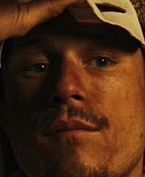
#> input picture man/face_1025.jpg, 145 x 177 px; its folder holds 4 pictures in this run
$ python faceTest.py
#> lines starting #> are read from the running program, lines starting #| are printed output that depends on the picture; pictures that were not available may be replaced by others from this repository, and a replacement may not be noted
import cv2
import numpy as np
from sklearn.svm import SVC
from sklearn.preprocessing import StandardScaler
from sklearn.model_selection import train_test_split
import os

# Load the pre-trained face detection classifier
face_cascade = cv2.CascadeClassifier('haarcascade_frontalface_default.xml')

# Function to extract face features from a single image
def extract_face_features(image_path):
#> called with image_path = 'man/face_1025.jpg'
    image = cv2.imread(image_path, cv2.IMREAD_GRAYSCALE)
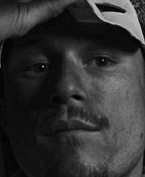
#> image: shape (177, 145); min 0, max 199, mean 50
    faces = face_cascade.detectMultiScale(image, scaleFactor=1.1, minNeighbors=5)
#> faces = ()

    if len(faces) > 0:
        (x, y, w, h) = faces[0]
        face_region = cv2.resize(image[y:y+h, x:x+w], (224, 224))
        return face_region.flatten()
    else:
        return None

# Paths to male and female image folders
male_image_folder = 'man/'
female_image_folder = 'woman/'

# Collect image paths from the folders
male_image_paths = [os.path.join(male_image_folder, image) for image in os.listdir(male_image_folder)]
female_image_paths = [os.path.join(female_image_folder, image) for image in os.listdir(female_image_folder)]

# Extract features and create labels for male and female images
male_features = [extract_face_features(image_path) for image_path in male_image_paths]
#> call 2 of extract_face_features, with image_path = 'man/face_1028.jpg'
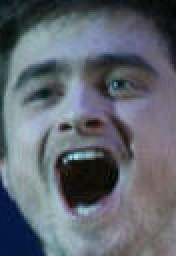
#> input picture man/face_1028.jpg, 88 x 128 px (shown 2 times larger)
#> in extract_face_features (call 2), `faces = face_cascade.detectMultiScale(image, scaleFactor=1.1, minNeigh..`: faces = [[1, 6, 80, 80]]
#> in extract_face_features (call 2), `(x, y, w, h) = faces[0]`: x = 1; y = 6; w = 80
#> in extract_face_features (call 2), `face_region = cv2.resize(image[y:y+h, x:x+w], (224, 224))`:
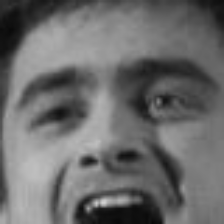
#> face_region: shape (224, 224); min 7, max 210, mean 107.3
#> call 3 of extract_face_features, with image_path = 'man/face_1051.jpg'
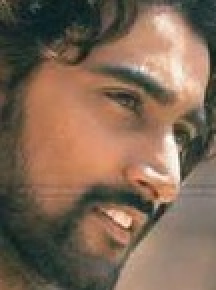
#> input picture man/face_1051.jpg, 108 x 145 px (shown 2 times larger)
#> in extract_face_features (call 3), `image = cv2.imread(image_path, cv2.IMREAD_GRAYSCALE)`:
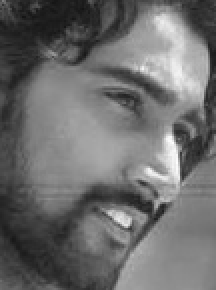
#> image: shape (145, 108) (shown 2 times larger); min 20, max 254, mean 108.4
#> in extract_face_features (call 3), `faces = face_cascade.detectMultiScale(image, scaleFactor=1.1, minNeigh..`: faces = ()
#> call 4 of extract_face_features, with image_path = 'man/face_1054.jpg'
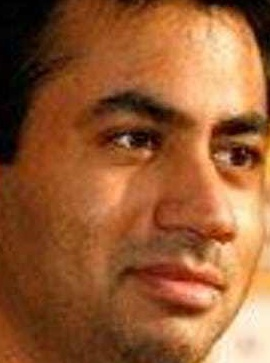
#> input picture man/face_1054.jpg, 270 x 363 px
#> in extract_face_features (call 4), `image = cv2.imread(image_path, cv2.IMREAD_GRAYSCALE)`:
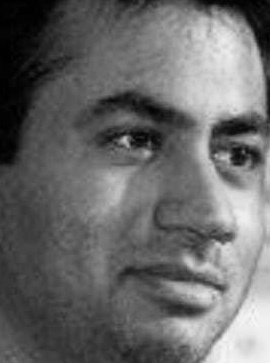
#> image: shape (363, 270); min 0, max 248, mean 104.8
female_features = [extract_face_features(image_path) for image_path in female_image_paths]

# Remove None features and corresponding labels
male_features = [features for features in male_features if features is not None]
female_features = [features for features in female_features if features is not None]

# Create labels for male and female features
male_labels = [0] * len(male_features)  # 'male' label is mapped to 0
female_labels = [1] * len(female_features)  # 'female' label is mapped to 1

# Combine features and labels
all_features = male_features + female_features
all_labels = male_labels + female_labels

# Split data into training and testing sets
#> (the run stopped early here; a loop or call above may not have finished)
